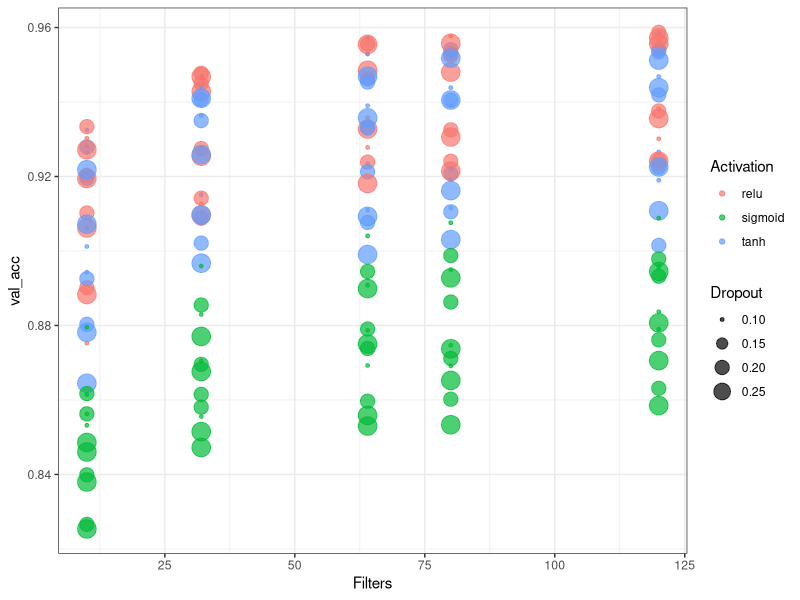
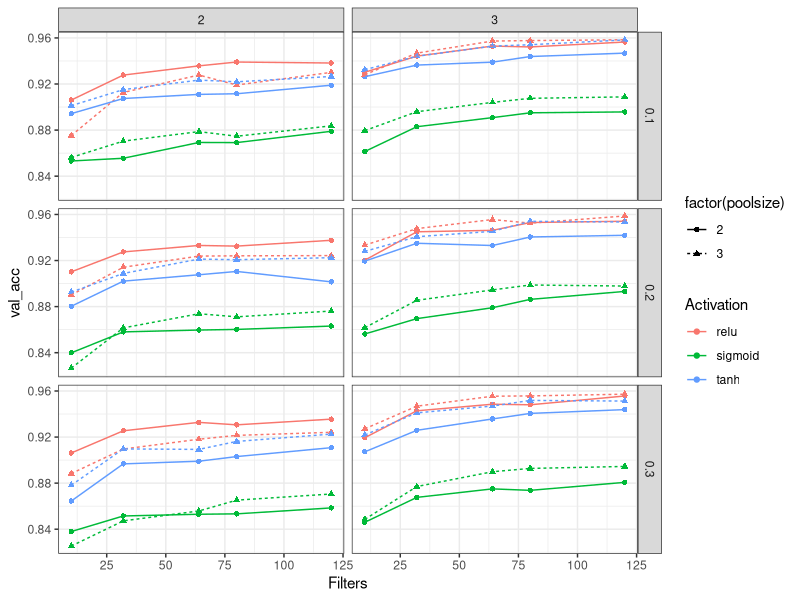
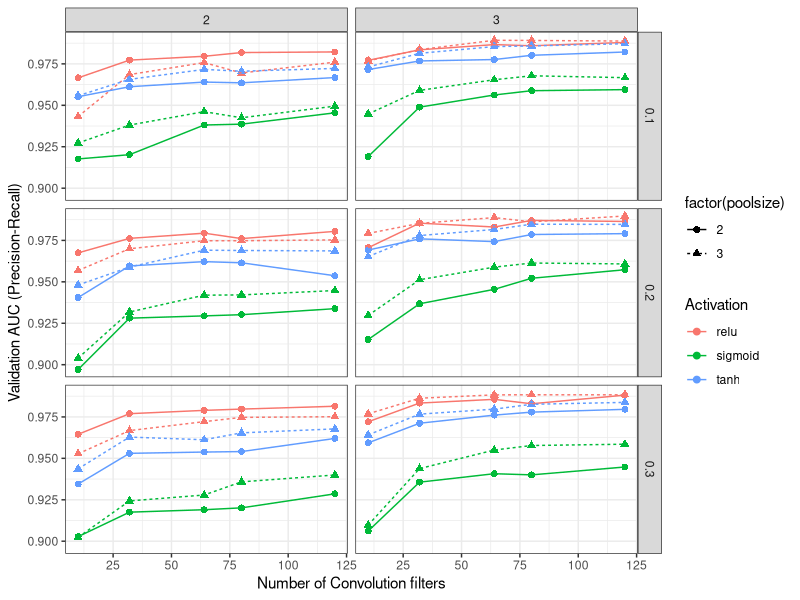

These charts were generated, in order, by the following R code:
## ---- chunk 1
knitr::opts_chunk$set(echo = TRUE)
## ---- chunk 2
library(ggplot2)
library(ggpubr)
library(tidyverse)
## ---- chunk 3
df <- read.csv("tune1.csv")
## ---- chunk 4
head(df)
## ---- chunk 5
names(df)
## ---- chunk 6
str(df)
## ---- chunk 7
unique(df$kernel_size)
unique(df$poolsize)
unique(df$Dropout)
unique(df$Activation)
unique(df$Filters)
## ---- chunk 8
ggplot(data = df) + 
  geom_point(aes(x=Filters, y=val_acc, col=Activation, size=Dropout), alpha=0.7) +
  theme_bw()
## ---- chunk 9
ggplot(data=df) +
  geom_point(aes(x=Filters, y=val_acc, col=Activation, shape=factor(poolsize))) +
  geom_line(aes(x=Filters, y=val_acc, col=Activation, lty=factor(poolsize))) +
  facet_grid(Dropout~kernel_size) + 
  theme_bw()
## ---- chunk 10
ggplot(data=df) +
  geom_point(aes(x=Filters, y=val_auc_pr, col=Activation, shape=factor(poolsize)), size=2) +
  geom_line(aes(x=Filters, y=val_auc_pr, col=Activation, lty=factor(poolsize))) +
  facet_grid(Dropout~kernel_size) + 
  labs(x="Number of Convolution filters",
       y="Validation AUC (Precision-Recall)")+
  theme_bw()
## ---- chunk 11
df %>% arrange(desc(val_auc_pr))
